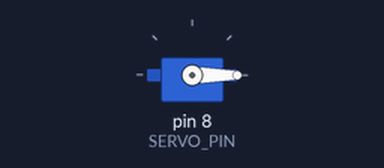
Recording of a sketch running on a simulated Arduino Uno, built with avr-gcc and run on an emulated ATmega328P. Shown: servo.

Above: at 0.05 s.
At 1.0 s:
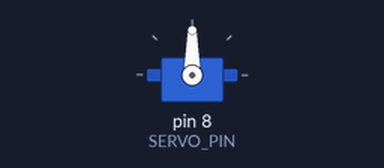
At 2.0 s:
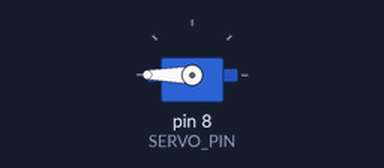
Timing chart, 0 to 4.6 s (numbered marks = the images above):
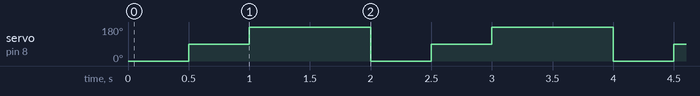

The sketch:

Servo.ino
```cpp
#include <Servo.h>
Servo myservo;
#define SERVO_PIN 8

void setup() {
  myservo.attach(SERVO_PIN);
  myservo.write(90);
}

void loop() {
  myservo.write(0);
  delay(500);
  myservo.write(90);
  delay(500);
  myservo.write(180);
  delay(1000);

}
```

Measured:
- by itself, servo on pin 8 (SERVO_PIN): repeats every 2.0 s: 180° 1.0 s, 0° 0.50 s, 90° 0.50 s
